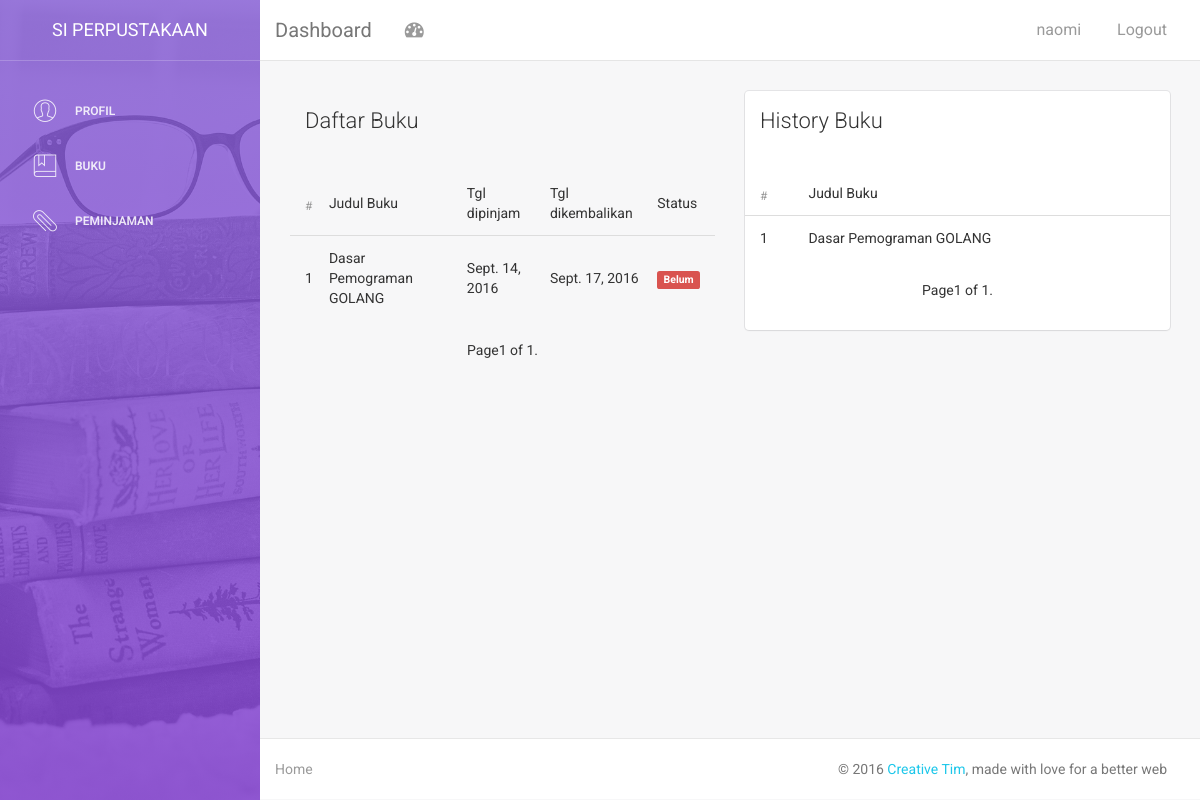
Screenshot of /daftar_pinjam_buku/ (signed in) with the database file from the repository.
### karyawan/models.py (models this page shows, shortened)
class data_transaksi_peminjaman(models.Model):
	nama_peminjam = models.ForeignKey(biodata)
	judul_buku = models.CharField(max_length = 100)
	tgl_buku_dipinjam = models.DateField(null = True)
	tgl_buku_dikembalikan = models.DateField(null = True)
	status = models.BooleanField(default = False)

### anggota/models.py (models this page shows, shortened)
class transaksi_peminjaman(models.Model):
	nama_peminjam = models.ForeignKey(biodata)
	judul_buku = models.CharField(max_length = 100)

### anggota/views.py (the view)
# urls.py: url(r'^daftar_pinjam_buku/',anggota_views.tampil_buku_dipinjam),
@login_required(login_url = settings.LOGIN_URL)
def tampil_buku_dipinjam(request):
	daftar_buku_dipinjam = data_transaksi_peminjaman.objects.filter(nama_peminjam__id = request.session['anggota_id'])
	paginator = Paginator(daftar_buku_dipinjam, 5)
	page = request.GET.get('page')
	try:
		daftar_buku_dipinjam = paginator.page(page)
	except PageNotAnInteger:
		daftar_buku_dipinjam = paginator.page(1)
	except EmptyPage:
		daftar_buku_dipinjam = paginator.page(paginator.num_pages)
	history_buku_pinjam= transaksi_peminjaman.objects.filter(nama_peminjam__id = request.session['anggota_id'])
	paginator = Paginator(history_buku_pinjam, 5)
	page = request.GET.get('page')
	try:
		history_buku_pinjam = paginator.page(page)
	except PageNotAnInteger:
		history_buku_pinjam = paginator.page(1)
	except EmptyPage:
		history_buku_pinjam = paginator.page(paginator.num_pages)
	return render(request,'daftar_buku_dipinjam.html',{'daftar_buku_dipinjam':daftar_buku_dipinjam,'history_buku_pinjam':history_buku_pinjam})

### anggota/templates/daftar_buku_dipinjam.html (shortened to what this page needs)
{% extends "base.html" %}
{% load anggota_helper %}
{% block content %}
<div class="col-md-6">
	<div class="card card-plain">
     	<div class="header">
             <h4 class="title">Daftar Buku</h4>
        </div>
        <div class="content table-responsive table-full-width">
				<br />
		<div class="table-responsive">
            <table class="table table-hover">
				<thead>
					<tr>
						<th>#</th>
						<td>Judul Buku</td>
						<td>Tgl dipinjam</td>
						<td>Tgl dikembalikan</td>
						<td>Status</td>
					</tr>
				</thead>
					<tbody>
						{% if daftar_buku_dipinjam %}
							{% for pinjam in daftar_buku_dipinjam %}
								<tr>
									<td>{{ forloop.counter }}</td>
									<td>{{ pinjam.judul_buku }}</td>
									<td>{{ pinjam.tgl_buku_dipinjam }}</td>
									<td>{{ pinjam.tgl_buku_dikembalikan }}</td>
									<td>
										{% if pinjam.status %}
												<span class="lable label-success">boleh pinjam</span>
											{% else %}
												<span class="label label-danger">Belum</span>
										{% endif %}
									</td>
								</tr>
							{% endfor %}
						{% else %}
								<tr>
									<td colspan="3" style="text-align:center;">Tidak ada data buku ..</td>
								</tr>
						{% endif %}
					</tbody>
			</table>
		</div>
			<ul class="pager">
					<li class="current">
						Page{{ daftar_buku_dipinjam.number }} of {{ daftar_buku_dipinjam.paginator.num_pages }}.
					</li>
			</ul>
	</div>
		</div>
</div>
<div class="col-md-6">
	<div class="card">
     	<div class="header">
             <h4 class="title">History Buku</h4>
        </div>
        <div class="content table-responsive table-full-width">
				<br />
		<div class="table-responsive">
            <table class="table table-hover">
				<thead>
					<tr>
						<th>#</th>
						<td>Judul Buku</td>
					</tr>
				</thead>
					<tbody>
						{% if history_buku_pinjam %}
							{% for history in history_buku_pinjam %}
								<tr>
									<td>{{ forloop.counter }}</td>
									<td>{{ history.judul_buku }}</td>
								</tr>
							{% endfor %}
						{% else %}
								<tr>
									<td colspan="3" style="text-align:center;">Tidak ada data buku ..</td>
								</tr>
						{% endif %}
					</tbody>
			</table>
		</div>
			<ul class="pager">
					<li class="current">
						Page{{ history_buku_pinjam.number }} of {{ history_buku_pinjam.paginator.num_pages }}.
					</li>
			</ul>
	</div>
		</div>
</div>
{% endblock %}

### templates/base.html (shortened to what this page needs)
{% load staticfiles %}
<!DOCTYPE html>
<html lang="en">
<head>
    {% include "head.html" %}
</head>
<body>
<div class="wrapper">
    <div class="sidebar" data-color="purple" data-image="{% static 'img/stack-of-books.jpg' %}">
<div class="sidebar-wrapper">
            <div class="logo">
                <a href="/" class="simple-text">
                    SI Perpustakaan
                </a>
            </div>
            <ul class="nav">
                <li>
                    <a href="/">
                        <i class="pe-7s-user"></i>
                        <p>Profil</p>
                    </a>
                </li>
                <li>
                    <a href="/daftar_pinjam_buku/">
                        <i class="pe-7s-notebook"></i>
                        <p>Buku</p>
                    </a>
                </li>
                <li>
                    <a href="/pinjam_buku/">
                        <i class="pe-7s-paperclip"></i>
                        <p>Peminjaman</p>
                    </a>
                </li>
            </ul>
        </div>
    </div>
    <div class="main-panel">
        <nav class="navbar navbar-default navbar-fixed">
            <div class="container-fluid">
                <div class="navbar-header">
                    <a class="navbar-brand" href="#">Dashboard</a>
                </div>
                <div class="collapse navbar-collapse">
                    <ul class="nav navbar-nav navbar-left">
                        <li>
                            <a href="#" class="dropdown-toggle" data-toggle="dropdown">
                                <i class="fa fa-dashboard"></i>
                            </a>
                        </li>
                    </ul>
                    <ul class="nav navbar-nav navbar-right">
                        {% if request.user.is_authenticated %}
                            <li><a href="">{{ request.session.username }}</a></li>
                            <li><a href="/logout/">Logout</a></li>
                        {% endif %}
                    </ul>
                </div>
            </div>
        </nav>
        <div class="content">
            <div class="container-fluid">
                <div class="row">
                {% block content %}
                {% endblock %}
                </div>
            </div>
        </div>
        <footer class="footer">
            <div class="container-fluid">
                <nav class="pull-left">
                    <ul>
                        <li>
                            <a href="/">
                                Home
                            </a>
                        </li>
                    </ul>
                </nav>
                <p class="copyright pull-right">
                    &copy; 2016 <a href="http://www.creative-tim.com">Creative Tim</a>, made with love for a better web
                </p>
            </div>
        </footer>
    </div>
</div>
</body>
</html>

### rows the page displays
data_transaksi_peminjaman: judul_buku "Dasar Pemograman GOLANG", tgl_buku_dipinjam "Sept. 14, 2016", tgl_buku_dikembalikan "Sept. 17, 2016", status "Belum"
transaksi_peminjaman: judul_buku "Dasar Pemograman GOLANG"

### other values shown
{{ request.session.username }} "naomi"
{{ daftar_buku_dipinjam.number }} "1"
{{ daftar_buku_dipinjam.paginator.num_pages }} "1"
{{ history_buku_pinjam.number }} "1"
{{ history_buku_pinjam.paginator.num_pages }} "1"
